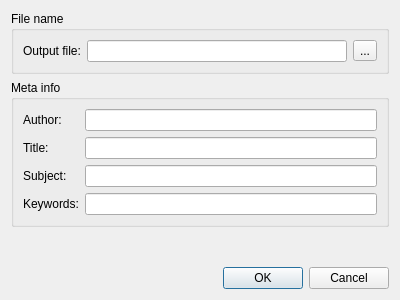
<?xml version="1.0" encoding="UTF-8"?>
<ui version="4.0">
 <class>ExportToPdf</class>
 <widget class="QDialog" name="ExportToPdf">
  <property name="geometry">
   <rect>
    <x>0</x>
    <y>0</y>
    <width>400</width>
    <height>300</height>
   </rect>
  </property>
  <property name="windowTitle">
   <string>Print to PDF</string>
  </property>
  <layout class="QVBoxLayout" name="verticalLayout">
   <item>
    <widget class="QGroupBox" name="fileNameBox">
     <property name="title">
      <string>File name</string>
     </property>
     <layout class="QHBoxLayout" name="horizontalLayout">
      <item>
       <widget class="QLabel" name="foutFleLabel">
        <property name="text">
         <string>Output file:</string>
        </property>
       </widget>
      </item>
      <item>
       <widget class="QLineEdit" name="outFileEdit"/>
      </item>
      <item>
       <widget class="QToolButton" name="outFileSelectBtn">
        <property name="text">
         <string>...</string>
        </property>
       </widget>
      </item>
     </layout>
    </widget>
   </item>
   <item>
    <widget class="QGroupBox" name="metaInfoBox">
     <property name="title">
      <string>Meta info</string>
     </property>
     <layout class="QFormLayout" name="formLayout">
      <item row="0" column="0">
       <widget class="QLabel" name="authorLabel">
        <property name="text">
         <string>Author:</string>
        </property>
        <property name="buddy">
         <cstring>authorEdit</cstring>
        </property>
       </widget>
      </item>
      <item row="0" column="1">
       <widget class="QLineEdit" name="authorEdit">
        <property name="toolTip">
         <string> The name of the person who created the document.</string>
        </property>
       </widget>
      </item>
      <item row="1" column="0">
       <widget class="QLabel" name="titleLabel">
        <property name="text">
         <string>Title:</string>
        </property>
        <property name="buddy">
         <cstring>titleEdit</cstring>
        </property>
       </widget>
      </item>
      <item row="1" column="1">
       <widget class="QLineEdit" name="titleEdit">
        <property name="toolTip">
         <string> The document's title.</string>
        </property>
       </widget>
      </item>
      <item row="2" column="0">
       <widget class="QLabel" name="subjectLabel">
        <property name="text">
         <string>Subject:</string>
        </property>
        <property name="buddy">
         <cstring>titleEdit</cstring>
        </property>
       </widget>
      </item>
      <item row="2" column="1">
       <widget class="QLineEdit" name="subjectEdit">
        <property name="toolTip">
         <string> The subject of the document.</string>
        </property>
       </widget>
      </item>
      <item row="3" column="0">
       <widget class="QLabel" name="keywordsLabel">
        <property name="toolTip">
         <string> Keywords associated with the document.</string>
        </property>
        <property name="text">
         <string>Keywords:</string>
        </property>
        <property name="buddy">
         <cstring>titleEdit</cstring>
        </property>
       </widget>
      </item>
      <item row="3" column="1">
       <widget class="QLineEdit" name="keywordsEdit">
        <property name="toolTip">
         <string> Keywords associated with the document.</string>
        </property>
       </widget>
      </item>
     </layout>
    </widget>
   </item>
   <item>
    <spacer name="verticalSpacer">
     <property name="orientation">
      <enum>Qt::Vertical</enum>
     </property>
     <property name="sizeHint" stdset="0">
      <size>
       <width>20</width>
       <height>40</height>
      </size>
     </property>
    </spacer>
   </item>
   <item>
    <widget class="QDialogButtonBox" name="buttonBox">
     <property name="orientation">
      <enum>Qt::Horizontal</enum>
     </property>
     <property name="standardButtons">
      <set>QDialogButtonBox::Cancel|QDialogButtonBox::Ok</set>
     </property>
    </widget>
   </item>
  </layout>
 </widget>
 <tabstops>
  <tabstop>outFileEdit</tabstop>
  <tabstop>outFileSelectBtn</tabstop>
  <tabstop>authorEdit</tabstop>
  <tabstop>titleEdit</tabstop>
  <tabstop>subjectEdit</tabstop>
  <tabstop>keywordsEdit</tabstop>
  <tabstop>buttonBox</tabstop>
 </tabstops>
 <resources/>
 <connections>
  <connection>
   <sender>buttonBox</sender>
   <signal>accepted()</signal>
   <receiver>ExportToPdf</receiver>
   <slot>accept()</slot>
   <hints>
    <hint type="sourcelabel">
     <x>248</x>
     <y>254</y>
    </hint>
    <hint type="destinationlabel">
     <x>157</x>
     <y>274</y>
    </hint>
   </hints>
  </connection>
  <connection>
   <sender>buttonBox</sender>
   <signal>rejected()</signal>
   <receiver>ExportToPdf</receiver>
   <slot>reject()</slot>
   <hints>
    <hint type="sourcelabel">
     <x>316</x>
     <y>260</y>
    </hint>
    <hint type="destinationlabel">
     <x>286</x>
     <y>274</y>
    </hint>
   </hints>
  </connection>
 </connections>
</ui>
